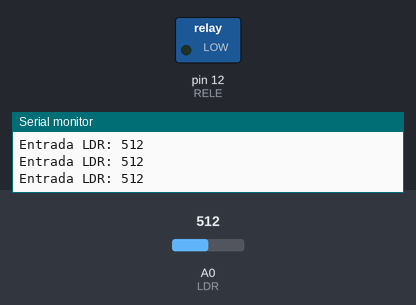
Simulated run of this sketch. Board: Arduino Uno, built with avr-gcc and run on an emulated ATmega328P. Parts: switched loads named in the sketch (green lamp = pin HIGH), the last lines printed to the serial monitor. The inputs (shaded band) are chosen by the test bench; at power-on: A0 (LDR) = 512.

Above: at 1.2 s.
1.3 s: A0 (LDR) set to 935
2.8 s: A0 (LDR) set to 959
At 4.2 s:
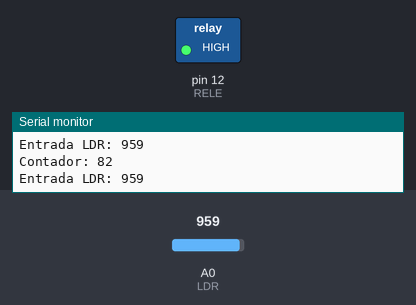
Timing chart, 0 to 10.4 s (numbered marks = the images above; inputs shaded):
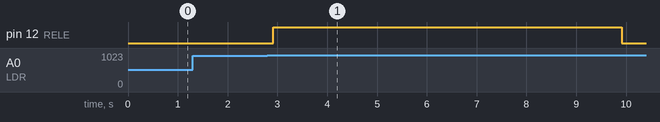

Measured:
- the behaviour switches between 950 and 951 on A0 (LDR) (found by bisection; images 0 and 1)
- after the input at 2.8 s, pin 12 (RELE): LOW → HIGH after 0.12 s, → LOW 7.0 s later

The sketch:

toldo01.ino
```cpp
/*
Este script activa un motor que desprega un toldo cando aumenta
a luz solar, Non é un caso real, porque non recolle o toldo.

O sensor tampouco é o máis preciso para esta funcióm.

Ao superarse un detertminado umbral luminoso, activase o relé
que alimenta ao motor. O motor está activo durante todo o
percorrido do toldo, que se estira que se desprega en 7 segundos.

Autor: Daniel Vilas
Data: Febreiro de 2023
*/

#define RELE 12
#define LDR A0

//int pinRele = 12;
//int pulsador = A0;
int umbral = 950;
int entrada = -999;
bool releON = false;
int contador = 100;

void setup(){
  pinMode(RELE, OUTPUT);
  pinMode(LDR, INPUT);  //Non é necesario declarala, porque a entrada é analóxica.
  Serial.begin(9600);
}

void loop(){
  //LECTURA DE ENTRADAS
  entrada = analogRead(LDR); //A lectura vai estar entre 54 e 974.
  Serial.print("Entrada LDR: ");
  Serial.println(entrada);

  if(contador > 0 && entrada > umbral){
    Serial.print("Contador: "); Serial.println(contador);
    releON = true;
    contador--;
    delay(70);
  }
  else{
    releON = false;
  }
  digitalWrite(RELE, releON);
}
```
